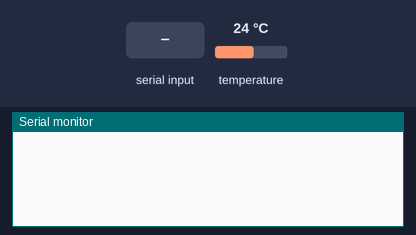
A sketch run on a simulated Arduino Uno, built with avr-gcc and run on an emulated ATmega328P. On the bench: the last lines printed to the serial monitor. The test bench sets the inputs (shaded band); at power-on: temperature 24 °C.

Above: at 1.2 s.
1.3 s: "GetTemp" received over Serial
At 2.9 s:
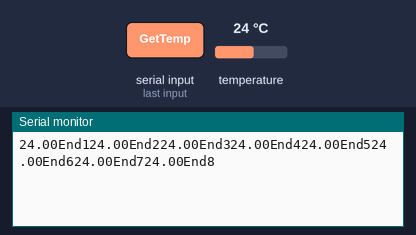
3.8 s: "GetAdr" received over Serial
At 4.2 s:
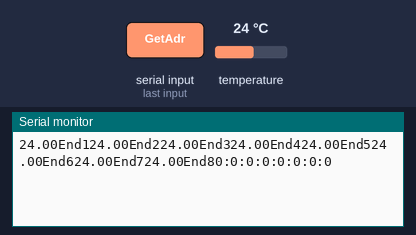

The sketch:

TempControl.ino
```cpp
#include <microDS18B20.h>     // Подключаем библиотеку работы с датчиков DS18B20

#define DS_PIN  4             // Датчик DS18B20 подключаем к выводу 4

/*== Массив, в котором храним адреса датчиков*/
uint8_t address_read[8];       // Массив для чтения адреса датчика
uint8_t address_ds1[8];       // Массив хранения адреса первого датчика
uint8_t address_ds2[8];       // Массив хранения адреса второго датчика
uint8_t address_ds3[8];       // Массив хранения адреса третьего датчика
uint8_t address_ds4[8];       // Массив хранения адреса четвертого датчика
uint8_t address_ds5[8];       // Массив хранения адреса пятого датчика
uint8_t address_ds6[8];       // Массив хранения адреса шестого датчика
uint8_t address_ds7[8];       // Массив хранения адреса седьмого датчика
uint8_t address_ds8[8];       // Массив хранения адреса восьмого датчика


MicroDS18B20 <DS_PIN> sensor;  // Создаем термометр без адреса на пине D4
MicroDS18B20 <DS_PIN, address_ds1> sensor1; // Датчик с адресом 1
MicroDS18B20 <DS_PIN, address_ds2> sensor2; // Датчик с адресом 2
MicroDS18B20 <DS_PIN, address_ds3> sensor3; // Датчик с адресом 3
MicroDS18B20 <DS_PIN, address_ds4> sensor4; // Датчик с адресом 4
MicroDS18B20 <DS_PIN, address_ds5> sensor5; // Датчик с адресом 5
MicroDS18B20 <DS_PIN, address_ds6> sensor6; // Датчик с адресом 6
MicroDS18B20 <DS_PIN, address_ds7> sensor7; // Датчик с адресом 7
MicroDS18B20 <DS_PIN, address_ds8> sensor8; // Датчик с адресом 8

/*Опредедение констант и переменных*/
String cmd;     // Переменная. Хранит команду, получаемую от ПК

/* Настройки*/
void setup() {
  Serial.begin(9600);
  Serial.setTimeout(50);
}

/*Основной цикл программы*/
void loop() {

  if (Serial.available()) {         // Если что либо есть в буфере приема COM порта
    cmd = Serial.readString();      // Читаем команду
    cmd.trim();                     // Удаляем лишние пробелы

    if (cmd == "GetTemp") {         // Если пришедшая команда "GetTemp"
      sensor1.requestTemp();        // Посылаем датчикам команду "начать преобразование температуры
      sensor2.requestTemp();
      sensor3.requestTemp();
      sensor4.requestTemp();
      sensor5.requestTemp();
      sensor6.requestTemp();
      sensor7.requestTemp();
      sensor8.requestTemp();

      delay(1000);                  // Ожидаем окончания преобразования темпертуры датчиками температуры

      SerialPrintResult();          // см. ниже
    }

    if (cmd == "GetAdr") {
      if (sensor.readAddress(address_read)) {
        for (int i = 0; i < 8; i++) {
          Serial.print(address_read[i]);
          if (i < 7) {
            Serial.print(":");
          }
        }
      } else {
        Serial.println("Not connected");
      }
    }
  }
}


/* Получаем значения температуры из датчиков и отправляем их на печать в COM порт */
void SerialPrintResult () {
  Serial.print(sensor1.getTemp());  // Получаем значение температуры датчика 1 и печатаем его в порт
  Serial.print("End1");       // Посылаем ключевое слово окончания данных температуры первого датчика
  Serial.print(sensor2.getTemp());  // Получаем значение температуры датчика 2 и печатаем его в порт
  Serial.print("End2");       // Посылаем ключевое слово окончания данных температуры второго датчика
  Serial.print(sensor3.getTemp());  // Получаем значение температуры датчика 3 и печатаем его в порт
  Serial.print("End3");       // Посылаем ключевое слово окончания данных температуры третьего датчика
  Serial.print(sensor4.getTemp());  // Получаем значение температуры датчика 4 и печатаем его в порт
  Serial.print("End4");       // Посылаем ключевое слово окончания данных температуры четвертого датчика
  Serial.print(sensor5.getTemp());  // Получаем значение температуры датчика 5 и печатаем его в порт
  Serial.print("End5");       // Посылаем ключевое слово окончания данных температуры пятого датчика
  Serial.print(sensor6.getTemp());  // Получаем значение температуры датчика 6 и печатаем его в порт
  Serial.print("End6");       // Посылаем ключевое слово окончания данных температуры шестого датчика
  Serial.print(sensor7.getTemp());  // Получаем значение температуры датчика 7 и печатаем его в порт
  Serial.print("End7");       // Посылаем ключевое слово окончания данных температуры седьмого датчика
  Serial.print(sensor8.getTemp());  // Получаем значение температуры датчика 8 и печатаем его в порт
  Serial.print("End8");       // Посылаем ключевое слово окончания данных температуры воьмого датчика
}
```

Measured:
- after the input at 1.3 s, the serial monitor: prints a new line after 1.1 s (image 1)
- after the input at 3.8 s, the serial monitor: prints a new line after 0.06 s (image 2)
